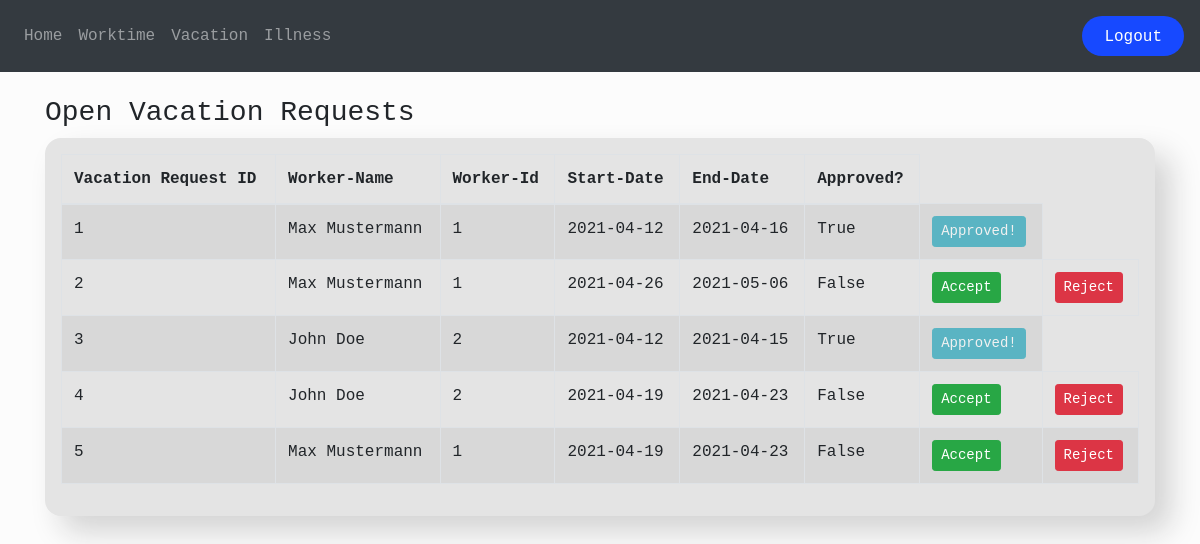
Page /vacation_requests (signed in) on the earlier database version.
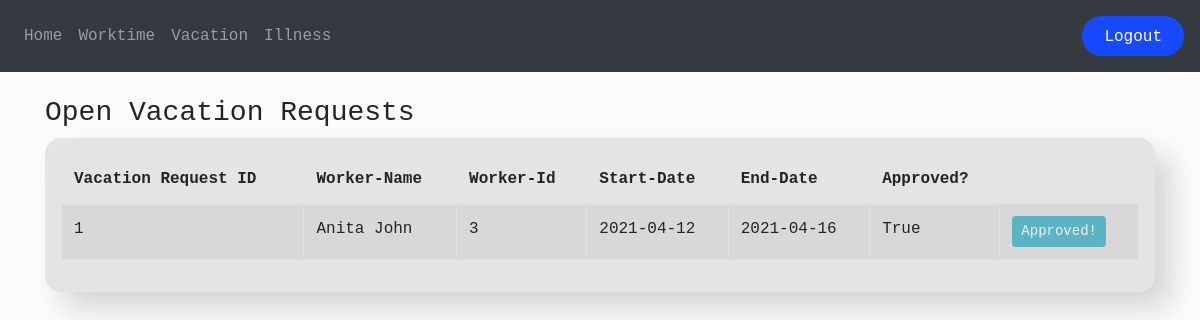
Same page on the later database version.
### app/models.py (models this page shows, shortened)
class Vacation(db.Model):
    id = db.Column(db.Integer, primary_key=True)
    start_date = db.Column(db.Date)
    end_date = db.Column(db.Date)
    user_id = db.Column(db.Integer, db.ForeignKey('user.id'))
    approved = db.Column(db.Boolean, default=False)

class User(db.Model, UserMixin):
    id = db.Column(db.Integer, primary_key=True)
    email = db.Column(db.String(150), unique=True)
    password = db.Column(db.String(150))
    full_name = db.Column(db.String(150))
    target_hours = db.Column(db.Integer, default=160)
    worked_hours = db.Column(db.Integer, default=0)
    flex_time = db.Column(db.Integer, default=0)
    vacation_days = db.Column(db.Integer, default=30)
    vacation_days_taken = db.Column(db.Integer, default=0)
    roles_id = db.Column(db.Integer, db.ForeignKey('role.id'))
    vacation_requests = db.relationship('Vacation', backref='user')
    illness = db.relationship('Illness', backref='user')

### app/vacation.py (the view, shortened to what this page needs)
@vac.route('/vacation_requests', methods=['GET', 'POST'])
@login_required
def vacation_requests():
    requests = Vacation.query.all()
    users = User.query.all()
    return render_template('vacation_requests.html', requests=requests, user=current_user,  users=users, User=User, roles_id=session.get('roles_id'))

### app/__init__.py (called while the page is built)
def create_app():
    app = Flask(__name__)
    app.config['SECRET_KEY'] = '9QxEIB84nNKgxjz9ahPjM2HRtwrERAli4PGtjRjV'
    app.config['SQLALCHEMY_DATABASE_URI'] = f'sqlite:///{DB_NAME}'
    app.config['SQLALCHEMY_TRACK_MODIFICATIONS'] = False
    db.init_app(app)
    from .auth import auth
    from .views import views
    from .worktime import work
    from .vacation import vac
    from .illness import ill
    app.register_blueprint(auth)
    app.register_blueprint(views)
    app.register_blueprint(work)
    app.register_blueprint(vac)
    app.register_blueprint(ill)
    from .models import User
    create_database(app=app)
    login_manager = LoginManager()
    login_manager.login_view = 'auth.login'
    login_manager.init_app(app)
    @login_manager.user_loader
    def load_user(id):
        return User.query.get(int(id))
    return app

### app/templates/vacation_requests.html (shortened to what this page needs)
{% extends 'base.html' %}
{% block page_header %}
<h3>Open Vacation Requests</h3>
{% endblock page_header %}
{% block content %}
<div class="container">
    <div class="vacation-requests-personal overflow-hidden">
        <div class="table-responsive">
            <table class="table table-striped table-bordered table-limited ">
                <thead>
                    <tr>
                        <th class="row-sm">Vacation Request ID</th>
                        <th class="row-sm">Worker-Name</th>
                        <th class="row-sm">Worker-Id</th>
                        <th class="row-sm">Start-Date</th>
                        <th class="row-sm">End-Date</th>
                        <th class="row-sm">Approved?</th>
                    </tr>
                </thead>
                <tbody>
                    {% for request in requests %}
                    <tr>
                        <td>{{request.id}}</td>
                        <td>{{User.query.filter_by(id=request.user_id).first().full_name}}</td>
                        <td>{{User.query.filter_by(id=request.user_id).first().id}}</td>
                        <td>{{request.start_date}}</td>
                        <td>{{request.end_date}}</td>
                        <td>{{request.approved}}</td>
                        {% if request.approved == True %}
                        <td><button class="btn btn-info btn-sm" disabled>Approved!</button></td>
                        {% else %}
                        <form method="POST">
                            <td><button class="btn btn-success btn-sm" name="accept-button"
                                    value="{{request.id}}">Accept</button>
                            </td>
                            <td><button class="btn btn-danger btn-sm" name="reject-button"
                                    value="{{request.id}}">Reject</button>
                            </td>
                        </form>
                        {% endif %}
                    </tr>
                    {% endfor %}
                </tbody>
            </table>
        </div>
    </div>
</div>
{% endblock content %}

Differences in the rows shown:
no longer on this page (row unchanged): User: query.filter_by "Max Mustermann"
removed Vacation: id "2", query.filter_by "1", start_date "2021-04-26", end_date "2021-05-06", approved "False"
removed Vacation: id "3", query.filter_by "2", start_date "2021-04-12", end_date "2021-04-15", approved "True", shows "Approved!"
no longer on this page (row unchanged): User: query.filter_by "John Doe"
removed Vacation: id "4", query.filter_by "2", start_date "2021-04-19", end_date "2021-04-23", approved "False"
removed Vacation: id "5", query.filter_by "1", start_date "2021-04-19", end_date "2021-04-23", approved "False"
changed Vacation "True": query.filter_by "1" → "3"
now on this page (row edited): User: query.filter_by "Anita John"
